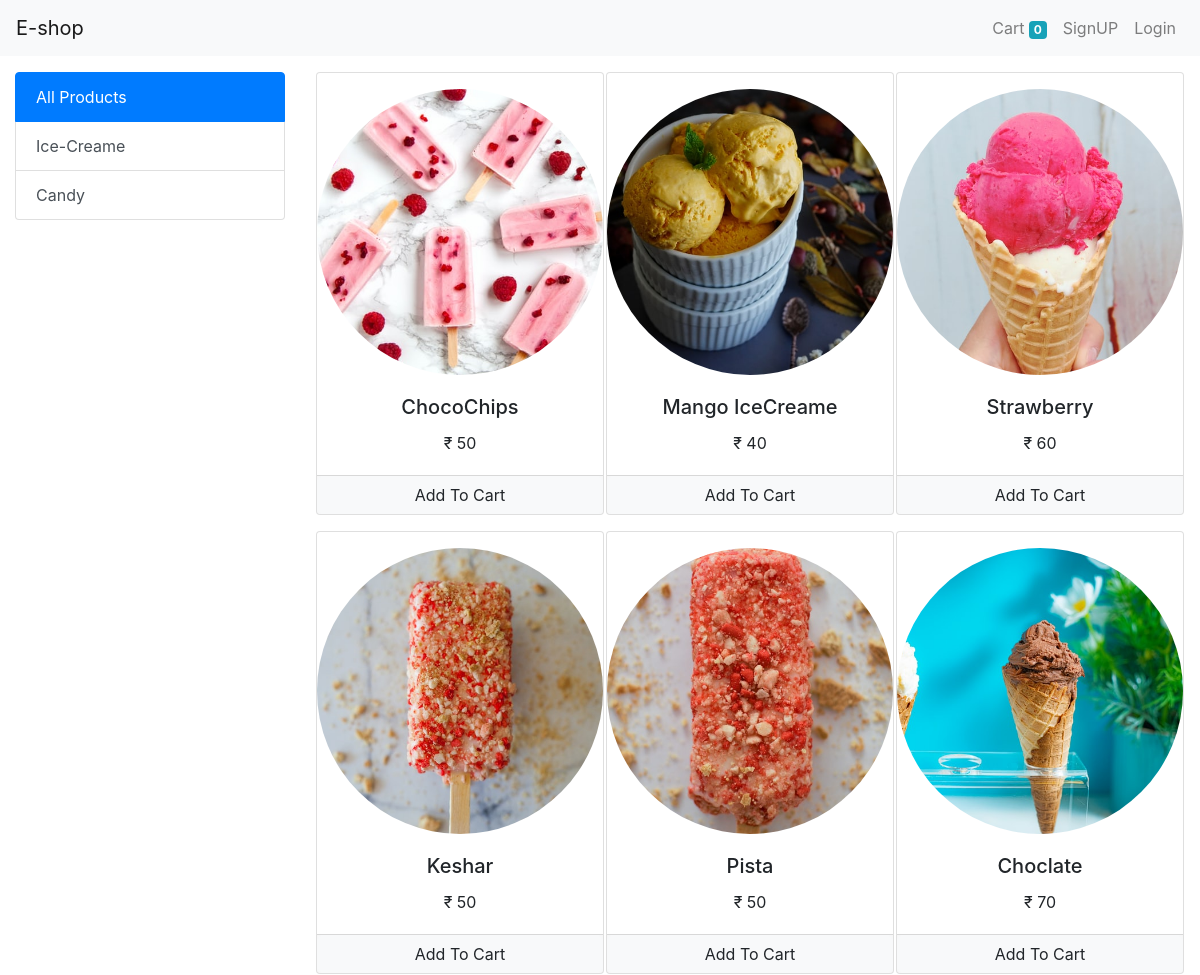
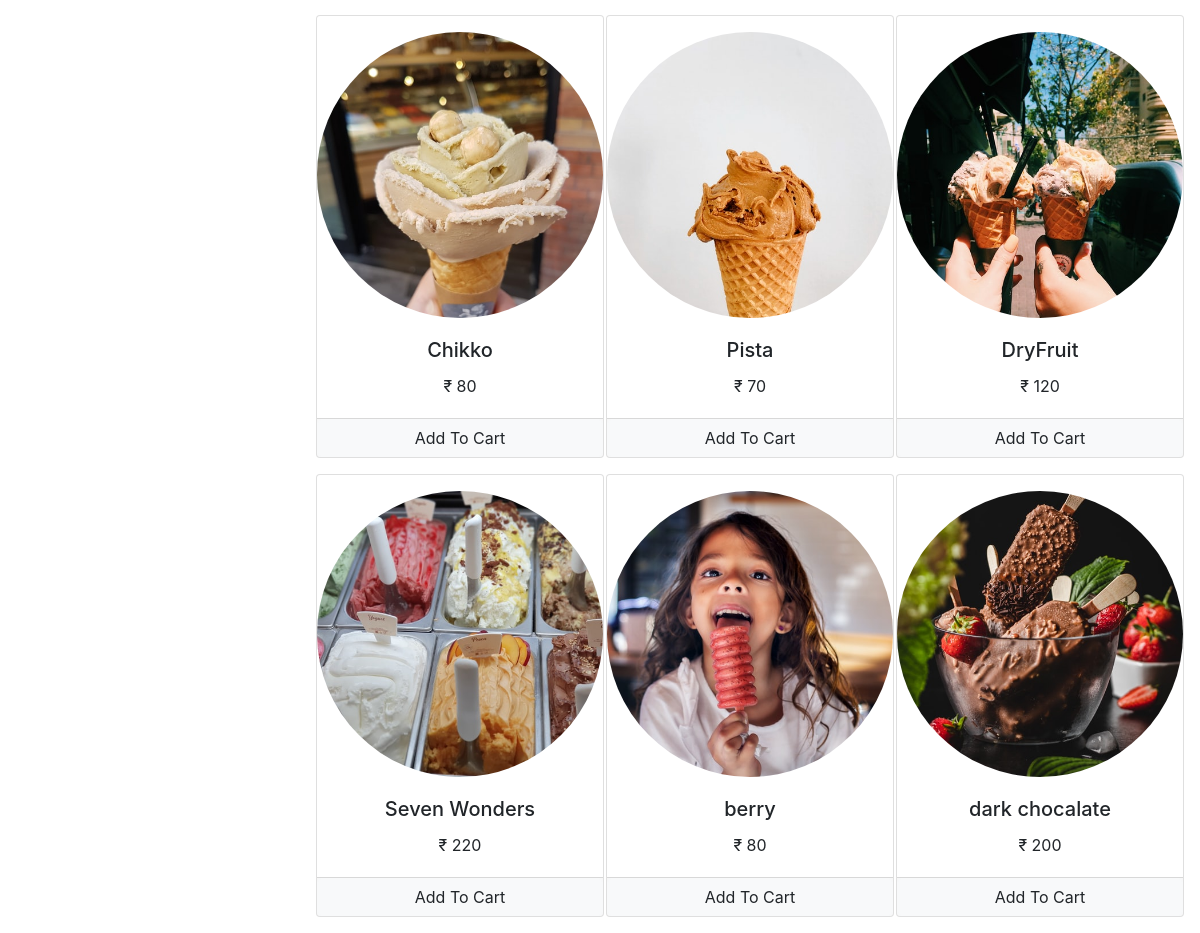
The page / on the database its author committed (2 pictures, top to bottom).
### shop/models/category.py (models this page shows)
class Category(models.Model):
    name = models.CharField(max_length=20)
    def __str__(self):
        return self.name
    @staticmethod
    def get_all_categories():
        return Category.objects.all()

### shop/models/product.py (models this page shows, shortened)
class Product(models.Model):
    name = models.CharField(max_length=50)
    price = models.IntegerField(default=0)
    category = models.ForeignKey(Category, on_delete=models.CASCADE, default=1)
    description = models.CharField(max_length=50, default='', null=True, blank=True)
    image = models.ImageField(upload_to='uploads/products/')
    @staticmethod
    def get_all_products():
        return Product.objects.all()

### shop/views/home.py (the view, shortened to what this page needs)
# urls.py: path('', home.Index.as_view(), name='home'),
class Index(View):
    def get(self, request):
        cart = request.session.get('cart')
        if not cart:
            request.session['cart'] = {}
        prds = None
        catg = Category.get_all_categories()
        categoryID = request.GET.get('category')
        if categoryID:
            prds = Product.get_all_products_by_id(categoryID)
        else:
            prds = Product.get_all_products()
        data = {'categories':catg,'products':prds}
        return render(request, 'index.html',data)

### shop/templatetags/cart.py (called while the page is built)
@register.filter(name='is_in_cart')
def is_in_cart(product, cart):
    keys = cart.keys()
    for id in keys:
        if int(id) == product.id:
            return True
    return False

### shop/templatetags/custom_filter.py (called while the page is built)
@register.filter(name='currency')
def currency(number):
    return '₹ '+str(number)

### shop/templates/index.html (shortened to what this page needs)
{%extends 'base.html'%} {% block content %} {%load cart%}{%load custom_filter %}
<div class="container-fluid mt-3">
    <div class="row">
        <div class="col-lg-3 mx-auto">
            <div class="list-group">
                <a href="/" class="list-group-item list-group-item-action active">All Products </a> {% for category in categories %}
                <a href="/?category={{category.id}}" class="list-group-item list-group-item-action ">
                    {{category}}</a> {% endfor %}
            </div>
        </div>
        <div id="products" class="col-lg-9 mx-auto">
            <div class="row mx-auto">
                {% for product in products %}
                <div class="card mx-auto mb-3" id="{{product.id}}" style="width: 18rem;">
                    <img class="rounded-circle mt-3 " src="{{product.image.url}}">
                    <div class="card-body">
                        <h5 class="card-title" style="text-align: center;">{{product.name}}</h4>
                            <p class="card-text" style="text-align: center;">{{product.price|currency}}</p>
                    </div>
                    <div class="card-footer p-0 no-gutters">
                        {% if product|is_in_cart:request.session.cart %}
                        <div class="row no-gutters">
                            <form action="/#{{product.id}}" class="col-2 " method="post">
                                {% csrf_token %}
                                <input hidden type="text" name='product' value='{{product.id}}'>
                                <input hidden type="text" name='remove' value='True'>
                                <input type="submit" value=" - " class="btn btn-block btn-light border-right">
                            </form>
                            <div class="text-center col"> {{product|cart_quantity:request.session.cart}} in Cart</div>
                            <form action="/#{{product.id}}" class="col-2 " method="post">
                                {% csrf_token %}
                                <input hidden type="text" name='product' value='{{product.id}}'>
                                <input type="submit" value=" + " class="btn btn-block btn-light border-left">
                            </form>
                        </div>
                        {% else %}
                        <form action="/#{{product.id}}" method="POST" class="btn-block">
                            <input type="submit" class="float-right btn btn-light  form-control" value="Add To Cart">
                        </form>
                        {% endif %}
                    </div>
                </div>
                {%endfor%}
            </div>
        </div>
    </div>
</div>
{% endblock %}

### shop/templates/base.html (shortened to what this page needs)
<!doctype html>
<html lang="en">
<head>
    <link rel="stylesheet" href="https://cdn.jsdelivr.net/npm/bootstrap@4.6.1/dist/css/bootstrap.min.css">
</head>
<body>
    <nav class="navbar navbar-expand-lg navbar-light bg-light">
        <a class="navbar-brand" href="/">E-shop</a>
        <div class="collapse navbar-collapse" id="navbarSupportedContent">
            <ul class="navbar-nav my-2 my-lg-0">
                <li class="nav-item">
                    <a class="nav-link" href="/cart">Cart
                        <span class="badge badge-info">{{request.session.cart.keys|length}}</span>
                        <span class="sr-only">(current)</span></a>
                </li>
                {% if request.session.customer %}
                <li class="nav-item">
                    <a class="nav-link" href="/orders">Orders<span class="sr-only">(current)</span></a>
                </li>
                <li class="nav-item">
                    <a class="nav-link" href="/logout">Logout<span class="sr-only">(current)</span></a>
                </li>
                {% else %}
                <li class="nav-item">
                    <a class="nav-link" href="signup">SignUP<span class="sr-only">(current)</span></a>
                </li>
                <li class="nav-item">
                    <a class="nav-link" href="login">Login<span class="sr-only">(current)</span></a>
                </li>
                {% endif %}
            </ul>
        </div>
    </nav>
    {% block content %} {% endblock %}
</body>
</html>

### rows shown on the page
Category: name "Ice-Creame"
Category: name "Candy"
Product: {{ product.id }} 1 (drawn), image (picture), name "ChocoChips", price "₹ 50"
Product: image (picture), name "Mango IceCreame", price "₹ 40"
Product: image (picture), name "Strawberry", price "₹ 60"
Product: image (picture), name "Keshar", price "₹ 50"
Product: image (picture), name "Pista", price "₹ 50"
Product: image (picture), name "Choclate", price "₹ 70"
Product: image (picture), name "Chikko", price "₹ 80"
Product: image (picture), name "Pista", price "₹ 70"
Product: image (picture), name "DryFruit", price "₹ 120"
Product: image (picture), name "Seven Wonders", price "₹ 220"
Product: image (picture), name "berry", price "₹ 80"
Product: image (picture), name "dark chocalate", price "₹ 200"

### other values the page prints
{{ request.session.cart.keys|length }} "0"
